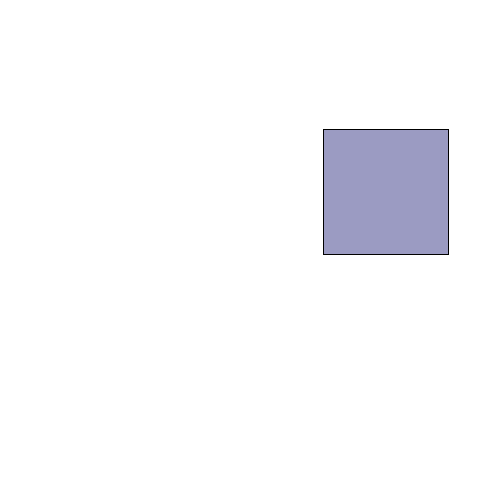
Frame 1 (no input)
Frame 60 (the mouse pressed at the canvas centre just before this capture): identical to frame 1, image omitted
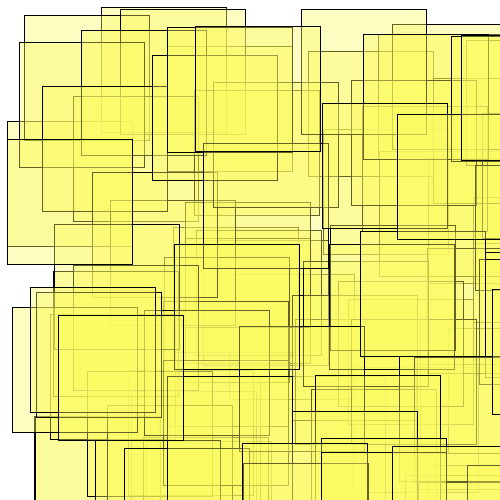
Frame 120 (the mouse held since frame 60 and released just before this capture)

The Processing sketch that drew these frames (run headless with seeded random() and noise(); from frame 60 on, the mouse is pressed at the canvas centre):

// Processing sketch: processing_60733
// ── processing_60733.pde

//Diana Chen
//cdiana@cmu.edu

float[] horizontal = new float[200]; //set array for x values up to 200
float[] vertical = new float[200]; // set array for y values up to 200
  
void setup() {
  size(500, 500);
  smooth();
    
  for (int i=0; i < horizontal.length; i++) { //upon each setup, set the starting ellipse at a random place
    horizontal[i] = random(width); // random number between 0 and width
    vertical[i] = random(height); // random number between 0 and height
  }
}
  
void draw() {
  background(255);
    
  int numObject = int(map(mouseY, 0, height, 1, horizontal.length)); // change number of ellipses based on horizontal position
    
  fill(mouseX, mouseY, 100, 100); // change fill color based on mouse position 
    
  for (int i=0; i < numObject; i++) {
    pushMatrix();
      translate(horizontal[i], vertical[i]);
      rect(0, 0, width/4, height/4);
    popMatrix();
  }
}
